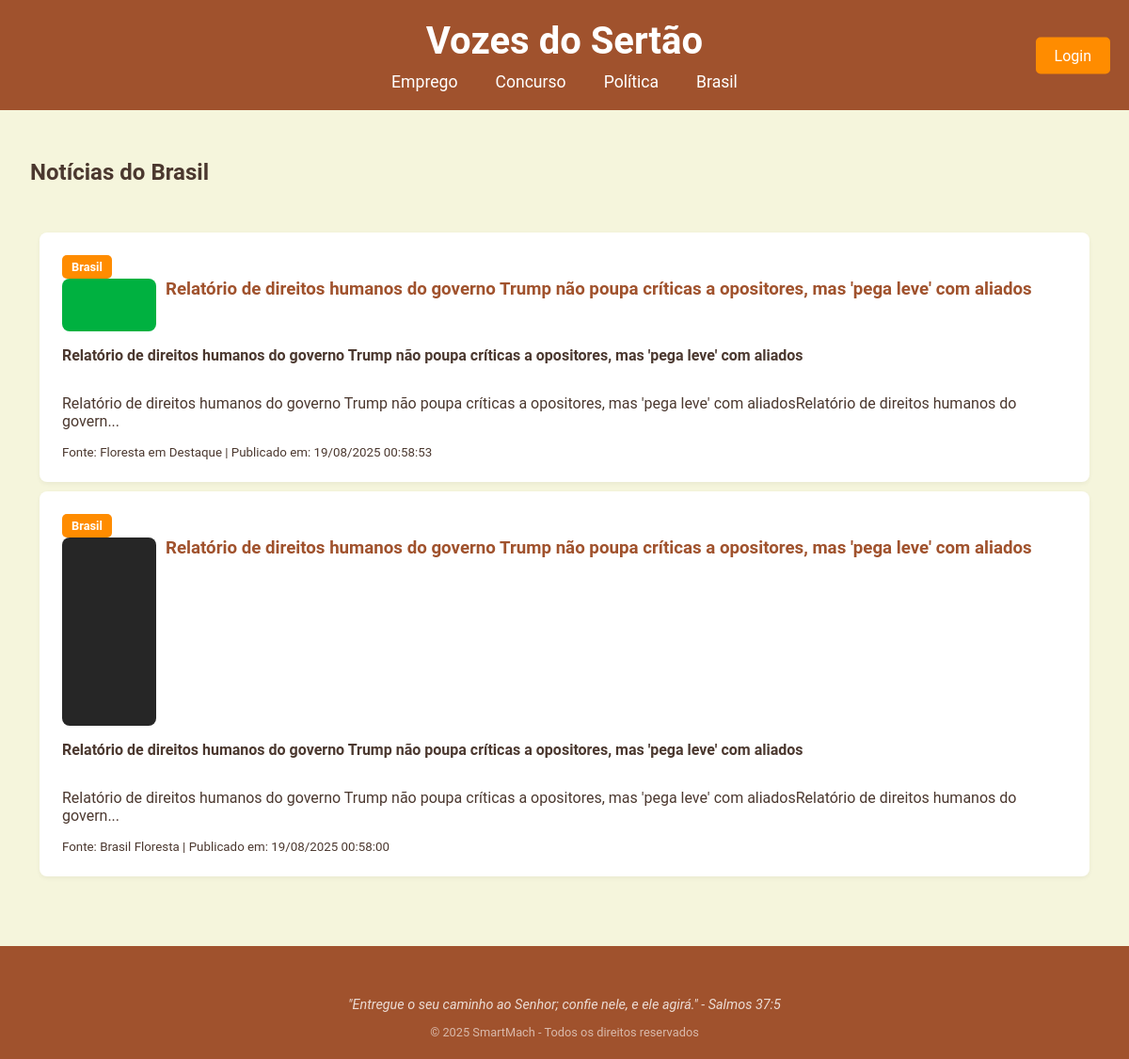
The app's page /brasil.php with its own data.
### tables this page shows
CREATE TABLE `noticias` (
  `id` int(11) UNSIGNED NOT NULL,
  `categoria` varchar(50) NOT NULL,
  `titulo` varchar(255) NOT NULL,
  `subtitulo` varchar(255) NOT NULL,
  `conteudo` text NOT NULL,
  `fonte` varchar(100) NOT NULL,
  `caminho_imagem` varchar(255) NOT NULL,
  `data_publicacao` datetime NOT NULL
);

### brasil.php (the view, shortened to what this page needs)
<!DOCTYPE html>
<html lang="pt-br">
<head>
    <link rel="stylesheet" href="Css/emprego.css">
</head>
<body>
    <header>
        <div class="logo-container">
            <a href="index.php"><h1>Vozes do Sertão</h1></a>
        </div>
        <nav class="nav-categorias">
            <ul>
                <li><a href="emprego.php">Emprego</a></li>
                <li><a href="concurso.php">Concurso</a></li>
                <li><a href="politica.php">Política</a></li>
                <li><a href="brasil.php">Brasil</a></li>
            </ul>
        </nav>
        <a href="login.php" class="btn-login">Login</a>
    </header>
    <main>
        <div class="container-principal">
            <section class="noticias-lista">
                <h2>Notícias do Brasil</h2>
                <div id="container-noticias">
                    <?php
                        $servername = "localhost";
$username = "root";
$password = "";
$dbname = "blog_noticias";
                        $conn = new mysqli($servername, $username, $password, $dbname);
                        $sql = "SELECT id, titulo, subtitulo, conteudo, fonte, caminho_imagem, data_publicacao FROM noticias WHERE categoria = 'brasil' ORDER BY data_publicacao DESC";
                        $result = $conn->query($sql);
                        if ($result->num_rows > 0) {
                            while($row = $result->fetch_assoc()) {
                                echo '<div class="noticia-card-com-foto">';
                                echo '    <span class="noticia-categoria">Brasil</span>';
                                echo '    <a href="pagina_noticia.php?id=' . $row['id'] . '">';
                                echo '        <img src="' . htmlspecialchars($row['caminho_imagem']) . '" alt="Imagem da notícia">';
                                echo '        <h3>' . htmlspecialchars($row['titulo']) . '</h3>';
                                echo '    </a>';
                                echo '    <p><strong>' . htmlspecialchars($row['subtitulo']) . '</strong></p>';
                                echo '    <p>' . htmlspecialchars(substr($row['conteudo'], 0, 150)) . '...</p>';
                                $data = new DateTime($row['data_publicacao']);
                                $dataFormatada = $data->format('d/m/Y H:i:s');
                                echo '    <small>Fonte: ' . htmlspecialchars($row['fonte']) . ' | Publicado em: ' . $dataFormatada . '</small>';
                                echo '</div>';
                            }
                        } else {
                            echo "<p>Nenhuma notícia publicada ainda.</p>";
                        }
                    ?>
                </div>
            </section>
        </div>
    </main>
    <footer class="footer">
        <p>"Entregue o seu caminho ao Senhor; confie nele, e ele agirá." - Salmos 37:5</p>
        <span>© 2025 SmartMach - Todos os direitos reservados</span>
    </footer>
</body>
</html>

### Css/emprego.css (style rules this page uses)
body { font-family: 'Roboto', sans-serif; background-color: #F5F5DC; color: #4B382F; margin: 0; padding: 0; }
header { background-color: #A0522D; color: white; padding: 20px; display: flex; flex-direction: column; align-items: center; position: relative; }
.logo-container { text-align: center; margin-bottom: 10px; }
h1 { margin: 0; font-size: 2.5em; font-weight: 700; }
h1, a { text-decoration: none; color: white; }
.nav-categorias ul { list-style: none; padding: 0; margin: 0; display: flex; gap: 20px; }
.nav-categorias a { color: white; text-decoration: none; font-weight: 400; font-size: 1.1em; padding: 5px 10px; transition: background-color 0.3s; }
.btn-login { position: absolute; right: 20px; top: 50%; transform: translateY(-50%); background-color: #FF8C00; color: white; text-decoration: none; padding: 10px 20px; border-radius: 5px; transition: background-color 0.3s; }
main { padding: 2rem; max-width: 1200px; margin: 0 auto; }
.container-principal { display: flex; gap: 2rem; }
.noticias-lista { flex-grow: 1; display: flex; flex-direction: column; gap: 20px; }
.noticia-card-com-foto { background-color: white; border-radius: 8px; box-shadow: 0 2px 5px rgba(0,0,0,0.05); padding: 1.5rem; display: flex; flex-direction: column; margin: 10px; }
.noticia-card-com-foto a { text-decoration: none; color: inherit; display: flex; flex-direction: row; gap: 10px; }
.noticia-card-com-foto img { width: 100px; height: auto; border-radius: 8px; flex-shrink: 0; }
.noticia-card-com-foto h3 { color: #A0522D; margin-top: 0; }
.noticia-categoria { display: inline-block; background-color: #FF8C00; color: white; padding: 5px 10px; border-radius: 5px; font-size: 0.8rem; font-weight: bold; align-self: flex-start; }
.footer { flex-shrink: 0; background-color: #A0522D; color: white; padding: 40px 30px 20px; text-align: center; margin-top: 2rem; }
.footer p { color: rgba(255, 255, 255, 0.8); font-style: italic; font-size: 0.9rem; margin-bottom: 10px; }
.footer span { color: rgba(255, 255, 255, 0.6); font-size: 0.8rem; }

### records on screen
noticias: caminho_imagem (picture), titulo "Relatório de direitos humanos do governo Trump não poupa críticas a opositores, mas 'pega leve' com aliados", subtitulo "Relatório de direitos humanos do governo Trump não poupa críticas a opositores, mas 'pega leve' com aliados", conteudo "Relatório de direitos humanos do governo Trump não poupa críticas a opositores, mas 'pega leve' com aliadosRelatório de direitos humanos do govern", fonte "Floresta em Destaque", data_publicacao "19/08/2025 00:58:53"
noticias: caminho_imagem (picture), titulo "Relatório de direitos humanos do governo Trump não poupa críticas a opositores, mas 'pega leve' com aliados", subtitulo "Relatório de direitos humanos do governo Trump não poupa críticas a opositores, mas 'pega leve' com aliados", conteudo "Relatório de direitos humanos do governo Trump não poupa críticas a opositores, mas 'pega leve' com aliadosRelatório de direitos humanos do govern", fonte "Brasil Floresta", data_publicacao "19/08/2025 00:58:00"
